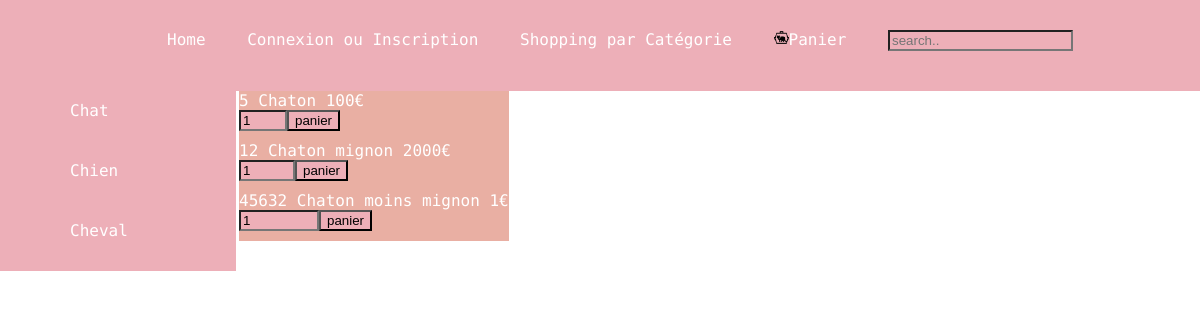
Page /index.php?page=categorie&IdType=1 on the earlier database version.
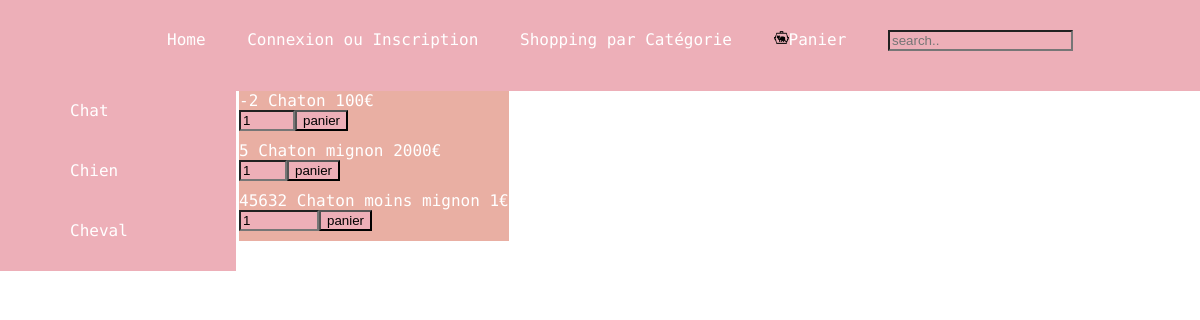
Same page on the later database version.
### tables this page shows
CREATE TABLE IF NOT EXISTS `type` (
  `IdType` int(11) NOT NULL AUTO_INCREMENT,
  `Nom` varchar(255) NOT NULL,
  PRIMARY KEY (`IdType`)
);

CREATE TABLE IF NOT EXISTS `produit` (
  `IdProduit` int(11) NOT NULL AUTO_INCREMENT,
  `Nom` varchar(255) NOT NULL,
  `Prix` int(11) NOT NULL,
  `QteStock` int(11) NOT NULL,
  `Description` text NOT NULL,
  `IdType` int(11) NOT NULL,
  PRIMARY KEY (`IdProduit`)
);

### sqlfunctions.php (called while the page is built, shortened)
<?php
function getParam($key){
	if (isset($_GET[$key])){
		return $_GET[$key];
	}
	else if (isset($_POST[$key])){
		return $_POST[$key];
	}
	else return "";
}
?>

### CategShop.php (the view, shortened to what this page needs)
<!DOCTYPE html>
<html>
<head>
    <link rel="stylesheet" type="text/css" media="screen" href="wegotstyle(Axel).css"/>
</head>
<body>
<div class="Corps">
    <nav>
        <div>
            <?php
                $categories = $bdd->query("select * from Type");
                while ($categorie = $categories->fetch()){
                    echo('<div class = "Onglet" >');
                    echo('<a href="index.php?page=categorie&IdType=');
                    echo($categorie['IdType']);
                    echo('">');
                    echo($categorie['Nom']);
                    echo('</a>');
                    echo('</div>');
                }
            ?>
        </div>
    </nav>
    <div class = "cadre">
        <?php
            if(isset($_GET['IdType'])){
                $objets = $bdd -> prepare("select * from produit where IdType = ?");
                $objets -> execute(array($_GET['IdType']));
                while($objet = $objets -> fetch()){
                    echo('<div class = "Objet">');
                    echo($objet['QteStock']);
                    echo($objet['Nom']);
                    echo('  ');echo($objet['Prix']);echo('€');
                    echo('<form form="post">');
                        for($i=0;$i<=$objet['QteStock'];$i++)
                        {
                        }
                        echo('<input type="number" min="1" max ="');
                        echo($i-1);
                        echo('" name="Quantite" value="1">');
                        echo('<input type="submit" name="page" value="panier">');
                    echo("</form>");
                    echo('</div>');
                }
            }
            var_dump($_SESSION);
        ?>
    </div>
</div>
</body>
</html>

### doctype.php (shortened to what this page needs)
<!DOCTYPE html>
<html>
<head>
     <link rel="stylesheet" href="wegotstyle.css"/>
</head>

### header.php (shortened to what this page needs)
<header>
	<ul>
		<a href="index.php?page=index"><li>Home</li></a>
		<?php
		if (empty($_SESSION["client"])){
			echo '<a href="index.php?page=connexion"><li>Connexion ou Inscription</li></a>';
		}
		else{
			echo '<a href="index.php?page=connexion"><li>Se déconnecter</li></a>';
		}
		?>
		<a href="index.php?page=categorie"><li>Shopping par Catégorie</li></a>
	    <a href="index.php?page=panier"><li>Panier<img src="Images/panierIcon.png" height=15px class="panier"></li></a>
	    <li>
	    	<form form="post">
			<input  type="text" name="recherche" id="recherche" placeholder="search.." />
			</form>
		</li>
	</ul>
</header>

### index.php (shortened to what this page needs)
<?php
	include("doctype.php");
	include("header.php");
	try {$bdd = new PDO('mysql:host=localhost;dbname=felindus;charset=utf8', 'root', '');}
	    catch (Exception $e){die('Erreur : ' . $e->getMessage());}
include("sqlfunctions.php");
$page=getParam("page");
if ($page=="categorie"){
		include ("CategShop.php");
	}
	echo "<html><head> </head><body>";
	echo "</body></html>";
?>

### wegotstyle.css (style rules this page uses)
body { font-family: 'Cutive Mono', monospace; background-color: #ffff; color: #5900b3; margin:0px; padding:0px; display: flex; flex-direction: column; justify-content: flex-start; }
header { display:flex; justify-content: space-around; left:0; right:0; background-color: #edafb8; padding:0px; }
li { display:inline-block; padding: 14px 16px; }
img { float: left; }
header input { background-color:#edafb8; width:inherit; margin-top: 0px; margin-bottom: 10px; }

### wegotstyle(Axel).css (style rules this page uses)
body { font-family: 'Cutive Mono', monospace; background-color: #ffff; color: #ffffff; display : flex; flex-direction : column; height : 100%; width : 100%; margin : 0px; }
header { display:flex; justify-content: center; width: 100%; background-color: #edafb8; }
header li { display:inline-block; padding: 14px 16px; }
header a { color: inherit; text-decoration: none; }
div { padding:0px 0px 0px 0px; margin : 0px 0px 0px 0px; }
nav { align-items: center; background-color: #edafb8; height: 100%; min-height: 100%; }
div nav a { text-decoration: none; color : #ffffff; }
.Corps { display : flex; flex-direction: row; }
.Onglet { display:flex; background-color: #edafb8; padding : 10px 70px; list-style: none; height: 40px; width: auto; max-width: 150px; min-width: 6em; overflow: hidden; border-right : solid white 3px; flex-wrap: wrap; }
.Objet { background-color: #e9afa3; background-size: 100%; padding-top : 0px; padding-bottom: 0px; padding-left : 0px; padding-right : 0px }
input { background-color:#edafb8; width:inherit; margin-top: 0px; margin-bottom: 10px; }

Differences in the rows shown:
changed produit "Chaton": QteStock "5" → "-2"
changed produit "Chaton mignon": QteStock "12" → "5"
